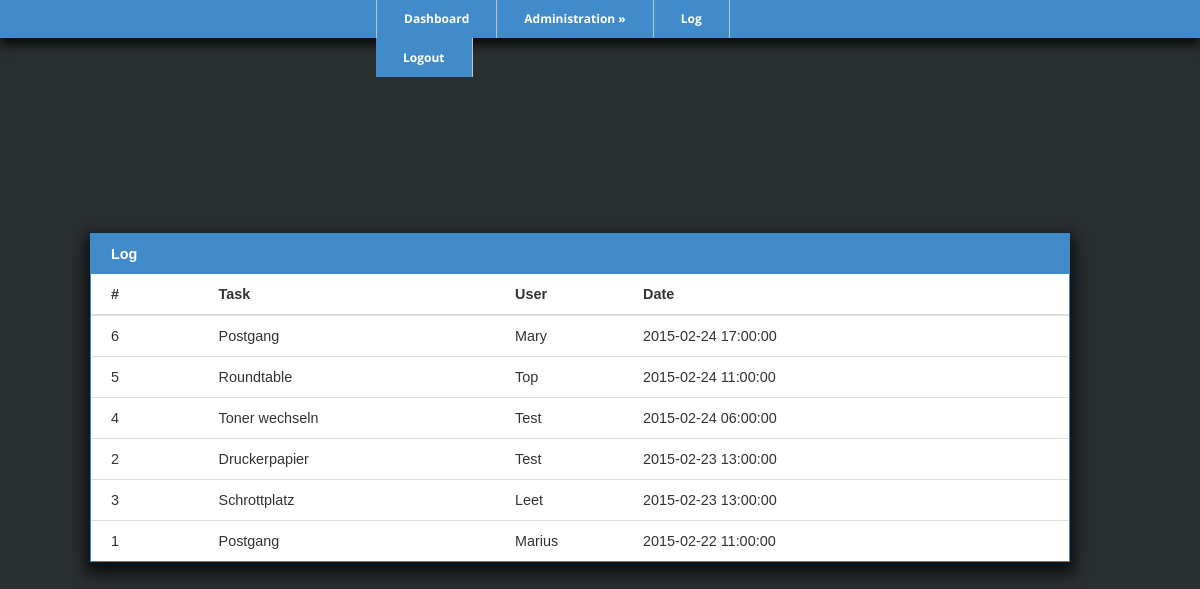
/log.php (signed in), run on the app's committed database.
### tables this page shows
CREATE TABLE IF NOT EXISTS `log` (
`log_id` int(11) NOT NULL,
  `task_id` int(11) NOT NULL,
  `user_id` int(11) NOT NULL,
  `date` datetime NOT NULL,
  `done` tinyint(1) NOT NULL
);

CREATE TABLE IF NOT EXISTS `tasks` (
  `task_id` int(11) NOT NULL,
  `name` varchar(30) NOT NULL,
  `score` int(11) NOT NULL,
  `special` tinyint(1) NOT NULL
);

CREATE TABLE IF NOT EXISTS `users` (
  `user_id` int(11) NOT NULL,
  `firstname` varchar(30) NOT NULL,
  `lastname` varchar(30) NOT NULL,
  `level` tinyint(1) NOT NULL,
  `driver` tinyint(1) NOT NULL,
  `available` tinyint(1) NOT NULL,
  `score` int(11) NOT NULL
);

### MySQLCredentials.php (called while the page is built, shortened)
<?php
	$users = 'users';
	$tasks = 'tasks';
	$log = 'log';
?>

### log-tableview.php (the view, shortened to what this page needs)
<?php
	include 'MySQLCredentials.php';
	$query = $connection->query("SELECT * FROM $log a INNER JOIN $users b ON a.user_id = b.user_id INNER JOIN $tasks c ON a.task_id = c.task_id WHERE a.done='1' ORDER BY date DESC");
	echo '<div class=\'log\'><table>
	  <thead>
		<tr><th colspan=\'6\'>Log</th></tr>
		<tr>
		  <th>#</th>
		  <th>Task</th>
		  <th>User</th>
		  <th colspan=\'2\'>Date</th>
		</tr>
	  </thead>
	  <tbody>';
	  while ($row = $query->fetch_array(MYSQLI_ASSOC)) {
	echo '
		<tr>
			<td>' . $row['log_id'] . '</td>
			<td>' . $row['name'] . '</td>
			<td>' . $row['firstname'] . '</td>
			<td>' . $row['date'] . '</td>
		  <td>';
		  echo '</td>
		</tr>';
	  }
	echo '</tbody></table></div>';
?>

### style.css (style rules this page uses)
* { margin:0; padding:0; }
body { background-color: #292e2e; font-family: 'Open Sans', sans-serif; color: #FFFFFF; }
a { text-decoration:none; color:#6495ed; }
table { color: #333; font-family: sans-serif; font-size: .9em; font-weight: 300; text-align: left; line-height: 40px; border-spacing: 0; border: 1px solid #428bca; background: #fff; width: 100%; margin: 20px auto; -webkit-box-shadow: 0px 7px 15px 4px rgba(0,0,0,0.75); -moz-box-shadow: 0px 7px 15px 4px rgba(0,0,0,0.75); box-shadow: 0px 7px 15px 4px rgba(0,0,0,0.75); }
thead tr:first-child { background: #428bca; color: #fff; border: none; }
th { font-weight: bold; }
th:first-child, td:first-child { padding: 0 15px 0 20px; }
thead tr:last-child th { border-bottom: 2px solid #ddd; }
tbody tr:last-child td { border: none; }
tbody td { border-bottom: 1px solid #ddd; }
td:last-child { text-align: right; padding-right: 10px; }
#nav { position: relative; width: 450px; height: 39px; margin: -1px auto; }
.navi { background-color: #428bca; -webkit-box-shadow: 0px 7px 10px 0px rgba(0,0,0,0.75); -moz-box-shadow: 0px 7px 10px 0px rgba(0,0,0,0.75); box-shadow: 0px 7px 10px 0px rgba(0,0,0,0.75); }
ul#navigation { margin:0px auto; border-left:1px solid #c4dbe7; border-right:1px solid #c4dbe7; }
ul#navigation li { display:inline; font-size:12px; font-weight:bold; margin:0; padding:0; float:left; position:relative; border-bottom:0px solid #c4dbe7; }
ul#navigation li a { padding:11px 27px; color:#FFF; text-decoration:none; display:inline-block; border-right:1px solid #C2C2C2; background: #428bca; -webkit-transition:color 0.2s linear, background 0.2s linear; -moz-transition:color 0.2s linear, background 0.2s linear; -o-transition:color 0.2s linear, background 0.2s linear; transition:color 0.2s linear, background 0.2s linear; }
ul#navigation li a.first { border-left:1px solid #C2C2C2; }
ul#navigation li a.last { border-right:1px solid #C2C2C2; }

### data on the page
log: log_id "6", task.name "Postgang", user.firstname "Mary", date "2015-02-24 17:00:00"
log: log_id "5", task.name "Roundtable", user.firstname "Top", date "2015-02-24 11:00:00"
log: log_id "4", task.name "Toner wechseln", user.firstname "Test", date "2015-02-24 06:00:00"
log: log_id "2", task.name "Druckerpapier", user.firstname "Test", date "2015-02-23 13:00:00"
log: log_id "3", task.name "Schrottplatz", user.firstname "Leet", date "2015-02-23 13:00:00"
log: log_id "1", task.name "Postgang", user.firstname "Marius", date "2015-02-22 11:00:00"
